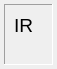
<?xml version="1.0" encoding="UTF-8"?>
<ui version="4.0">
 <class>Form</class>
 <widget class="QWidget" name="Form">
  <property name="geometry">
   <rect>
    <x>0</x>
    <y>0</y>
    <width>57</width>
    <height>69</height>
   </rect>
  </property>
  <property name="toolTip">
   <string>Instruction Register</string>
  </property>
  <layout class="QVBoxLayout" name="verticalLayout">
   <property name="leftMargin">
    <number>4</number>
   </property>
   <property name="topMargin">
    <number>4</number>
   </property>
   <property name="rightMargin">
    <number>4</number>
   </property>
   <property name="bottomMargin">
    <number>4</number>
   </property>
   <item>
    <widget class="QFrame" name="frame">
     <property name="frameShape">
      <enum>QFrame::Panel</enum>
     </property>
     <property name="frameShadow">
      <enum>QFrame::Sunken</enum>
     </property>
     <layout class="QVBoxLayout" name="verticalLayout_2">
      <item>
       <widget class="QLabel" name="_label">
        <property name="font">
         <font>
          <pointsize>14</pointsize>
         </font>
        </property>
        <property name="text">
         <string>IR</string>
        </property>
        <property name="alignment">
         <set>Qt::AlignLeading|Qt::AlignLeft|Qt::AlignTop</set>
        </property>
       </widget>
      </item>
      <item>
       <layout class="QHBoxLayout" name="horizontalLayout">
        <item alignment="Qt::AlignHCenter">
         <widget class="WidgetLedBank" name="_widgetLedsInst" native="true"/>
        </item>
        <item alignment="Qt::AlignHCenter">
         <widget class="WidgetLedBank" name="_widgetLedsData" native="true"/>
        </item>
       </layout>
      </item>
     </layout>
    </widget>
   </item>
  </layout>
 </widget>
 <customwidgets>
  <customwidget>
   <class>WidgetLedBank</class>
   <extends>QWidget</extends>
   <header>widgetledbank.h</header>
   <container>1</container>
  </customwidget>
 </customwidgets>
 <resources/>
 <connections/>
</ui>
